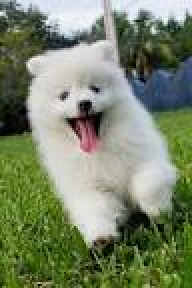
#> input picture Spider.jpg, 96 x 144 px (shown 2 times larger)
$ python CMY.py
#> lines starting #> are read from the running program, lines starting #| are printed output that depends on the picture
from PIL import Image

import random
import sys


image = Image.open("Spider.jpg")
#> image is the input picture: PIL image 96x144 RGB; mean R, G, B 122.1, 133.6, 106.5
color_image = image.convert('CMYK')
bw_image = image.convert('1')
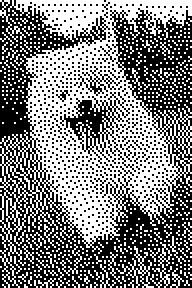
#> bw_image: PIL image 96x144 1 (shown 2 times larger); 49.6% white in thin lines or dots


outfile1 = Image.new("CMYK", [dimension for dimension in image.size])
#> outfile1: PIL image 96x144 CMYK; every value is 255

outfile2 = Image.new("CMYK", [dimension for dimension in image.size])

outfile3 = Image.new("CMYK", [dimension for dimension in image.size])


for x in range(0, image.size[0], 1):
    for y in range(0, image.size[1], 1):
        sourcepixel = image.getpixel((x, y))

        outfile1.putpixel((x, y),(sourcepixel[0],0,0,0))

        outfile2.putpixel((x, y),(0,sourcepixel[1],0,0))

        outfile3.putpixel((x, y),(0,0,sourcepixel[2],0))
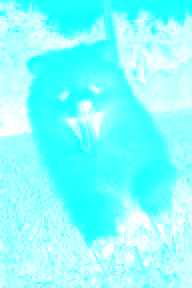
#> outfile1: PIL image 96x144 CMYK (shown 2 times larger); mean R, G, B 132.9, 255, 255
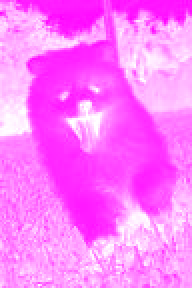
#> outfile2: PIL image 96x144 CMYK (shown 2 times larger); mean R, G, B 255, 121.4, 255
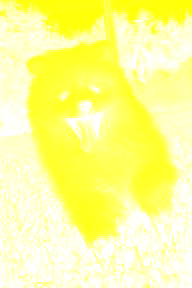
#> outfile3: PIL image 96x144 CMYK (shown 2 times larger); mean R, G, B 255, 255, 148.5


outfile1.save('out1.jpg')
outfile2.save('out2.jpg')
outfile3.save('out3.jpg')
